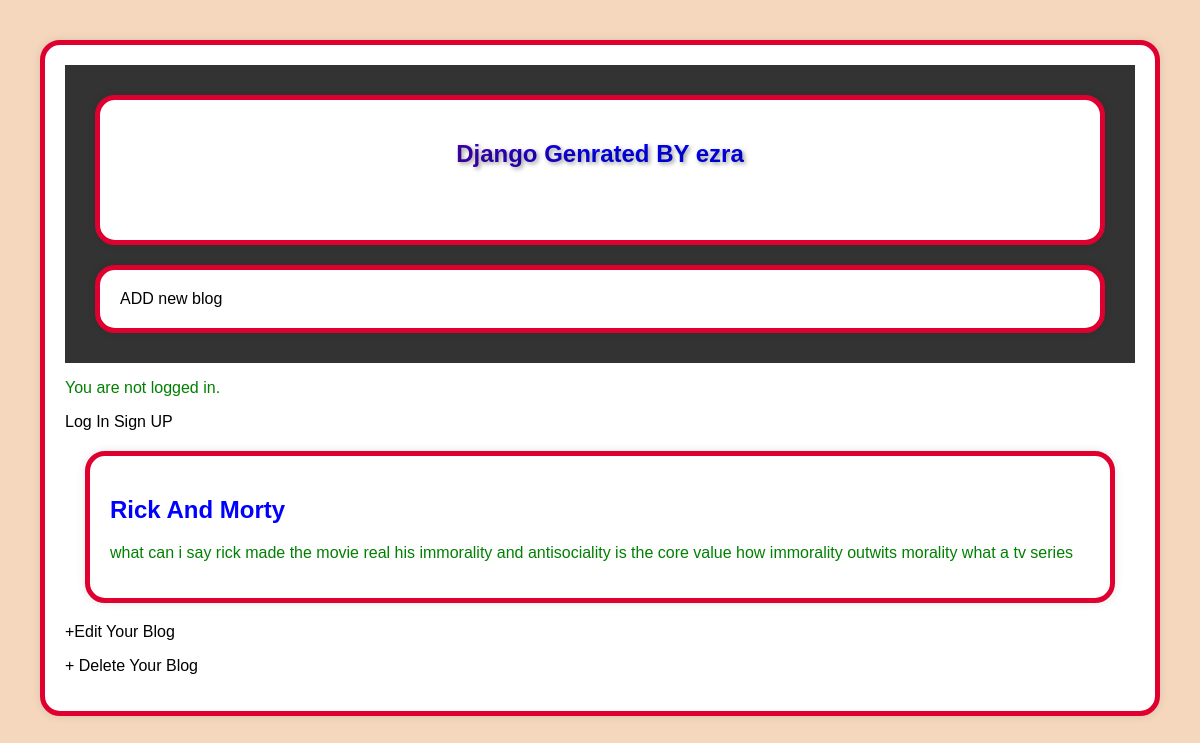
The app's page /post/4/ with its own data.
### blog/models.py (models this page shows, shortened)
class Post(models.Model):
    title = models.CharField(max_length=200)
    author = models.ForeignKey(
            "auth.User",
            on_delete=models.CASCADE,
    )
    body = models.TextField()

### blog/views.py (the view)
# urls.py: path("post/<int:pk>/", BlogDetailView.as_view(), name="post_detail"),
class BlogDetailView(DetailView):
    model = Post
    template_name = "post_detail.html"

### templates/post_detail.html
{% extends "base.html" %}
{% block content %}
<div class="post-entry">
	<h2>{{ object.title }}</h2>
	<p>{{ object.body }}</p>
</div>
<p><a href="{% url 'post_edit' post.pk %}">+Edit Your Blog</a></p>
<p><a href="{% url 'post_delete' post.pk %}">+ Delete Your Blog</a></p>
{% endblock content %}

### static/css/origin.css (style rules this page uses)
body { margin: 10; padding: 10; font-family: Arial, sans-serif; background-color: #F5D7BD; color: #0000FF; }
p { color: #008000; }
div { margin: 20px; padding: 20px; background-color: #ffffff; box-shadow: 0px 0px 10px rgba(0, 0, 0, 0.1); }
a { color: #000000; text-decoration: none; }
div { border: 5px solid #DF0030; border-radius: 20px; background: linear-gradient(45deg, #FFFF00; , #E9967A); animation: gradient-animation 5s ease-in-out infinite; }

### records on screen
Post: title "Rick And Morty", body "what can i say rick made the movie real his immorality and antisociality is the core value how immorality outwits morality what a tv series"
